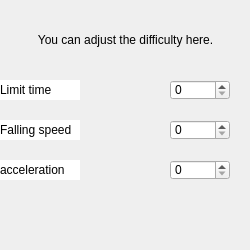
<?xml version="1.0" encoding="UTF-8"?>
<ui version="4.0">
 <class>setting</class>
 <widget class="QWidget" name="setting">
  <property name="geometry">
   <rect>
    <x>0</x>
    <y>0</y>
    <width>250</width>
    <height>250</height>
   </rect>
  </property>
  <property name="minimumSize">
   <size>
    <width>250</width>
    <height>250</height>
   </size>
  </property>
  <property name="maximumSize">
   <size>
    <width>250</width>
    <height>250</height>
   </size>
  </property>
  <property name="windowTitle">
   <string>Settings</string>
  </property>
  <property name="styleSheet">
   <string notr="true"/>
  </property>
  <widget class="QLabel" name="tip">
   <property name="geometry">
    <rect>
     <x>0</x>
     <y>0</y>
     <width>251</width>
     <height>80</height>
    </rect>
   </property>
   <property name="styleSheet">
    <string notr="true">font: 700 italic 10pt &quot;Corbel&quot;;</string>
   </property>
   <property name="text">
    <string>&lt;html&gt;&lt;head/&gt;&lt;body&gt;&lt;p align=&quot;center&quot;&gt;You can adjust the difficulty here.&lt;/p&gt;&lt;/body&gt;&lt;/html&gt;</string>
   </property>
  </widget>
  <widget class="QLabel" name="time">
   <property name="geometry">
    <rect>
     <x>0</x>
     <y>80</y>
     <width>80</width>
     <height>20</height>
    </rect>
   </property>
   <property name="styleSheet">
    <string notr="true">font: 700 10pt &quot;Corbel&quot;;
background-color: rgb(255, 255, 255);</string>
   </property>
   <property name="text">
    <string>Limit time</string>
   </property>
  </widget>
  <widget class="QSpinBox" name="timebox">
   <property name="geometry">
    <rect>
     <x>170</x>
     <y>80</y>
     <width>60</width>
     <height>20</height>
    </rect>
   </property>
   <property name="styleSheet">
    <string notr="true">border-image: url(:/res/SpinBox.png);
text-align:center;</string>
   </property>
  </widget>
  <widget class="QLabel" name="fspd">
   <property name="geometry">
    <rect>
     <x>0</x>
     <y>120</y>
     <width>80</width>
     <height>20</height>
    </rect>
   </property>
   <property name="styleSheet">
    <string notr="true">font: 700 10pt &quot;Corbel&quot;;
background-color: rgb(255, 255, 255);</string>
   </property>
   <property name="text">
    <string>Falling speed</string>
   </property>
  </widget>
  <widget class="QSpinBox" name="speedbox">
   <property name="geometry">
    <rect>
     <x>170</x>
     <y>120</y>
     <width>60</width>
     <height>20</height>
    </rect>
   </property>
   <property name="styleSheet">
    <string notr="true">text-align:center;
border-image: url(:/res/SpinBox.png);</string>
   </property>
  </widget>
  <widget class="QLabel" name="acr">
   <property name="geometry">
    <rect>
     <x>0</x>
     <y>160</y>
     <width>80</width>
     <height>20</height>
    </rect>
   </property>
   <property name="styleSheet">
    <string notr="true">font: 700 10pt &quot;Corbel&quot;;
background-color: rgb(255, 255, 255);</string>
   </property>
   <property name="text">
    <string>acceleration</string>
   </property>
  </widget>
  <widget class="QSpinBox" name="accbox">
   <property name="geometry">
    <rect>
     <x>170</x>
     <y>160</y>
     <width>60</width>
     <height>20</height>
    </rect>
   </property>
   <property name="styleSheet">
    <string notr="true">text-align:center;
border-image: url(:/res/SpinBox.png);</string>
   </property>
  </widget>
  <widget class="QLabel" name="background">
   <property name="geometry">
    <rect>
     <x>0</x>
     <y>0</y>
     <width>250</width>
     <height>250</height>
    </rect>
   </property>
   <property name="styleSheet">
    <string notr="true">border-image: url(:/res/setbg.png);</string>
   </property>
   <property name="text">
    <string/>
   </property>
  </widget>
  <zorder>background</zorder>
  <zorder>tip</zorder>
  <zorder>time</zorder>
  <zorder>timebox</zorder>
  <zorder>fspd</zorder>
  <zorder>speedbox</zorder>
  <zorder>acr</zorder>
  <zorder>accbox</zorder>
 </widget>
 <resources/>
 <connections/>
</ui>
